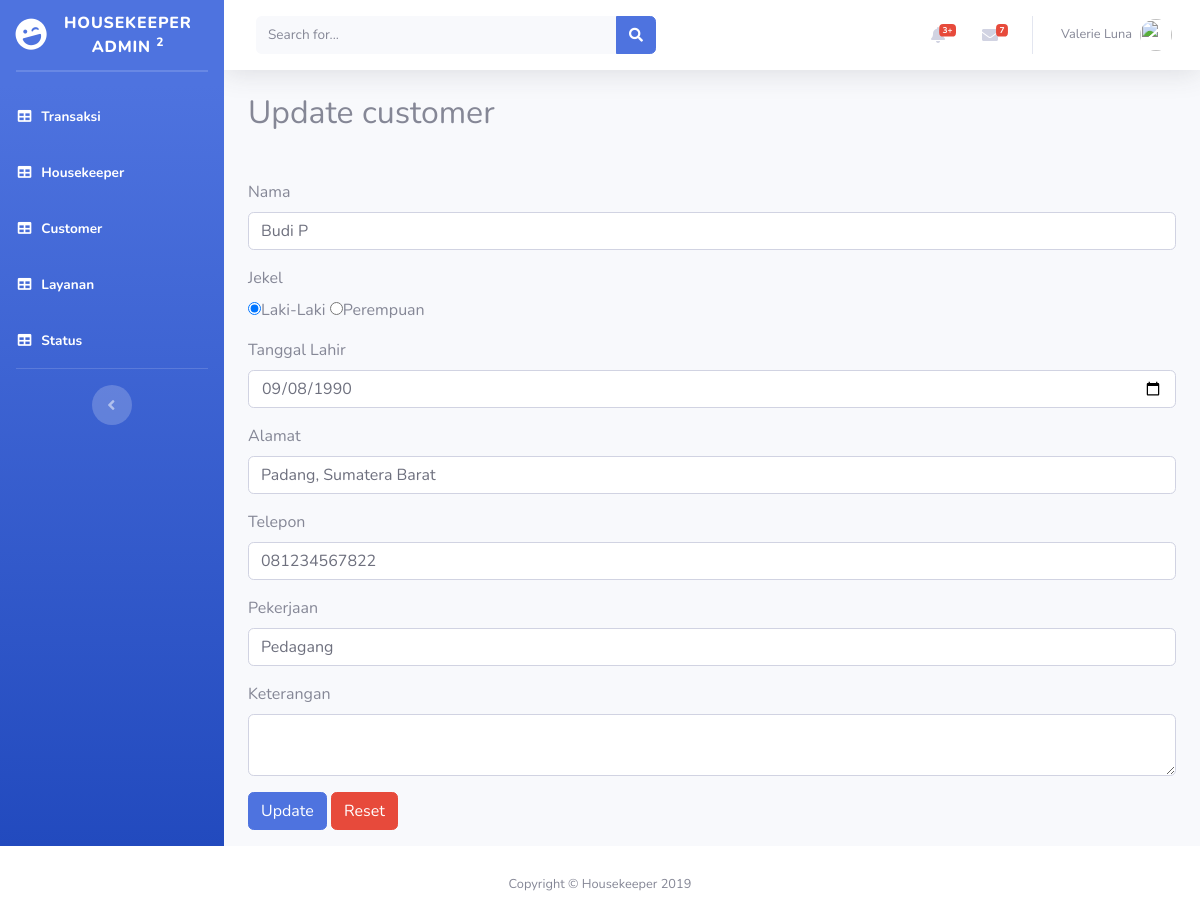
The page /admin/customer.php?p=customer&page=update&idcustomer=2 on the database its author committed.
### tables this page shows
CREATE TABLE `customer` (
  `idcustomer` int(11) NOT NULL,
  `nama` varchar(100) NOT NULL,
  `jekel` char(1) NOT NULL,
  `ttl` date NOT NULL,
  `alamat` varchar(100) NOT NULL,
  `telp` varchar(12) NOT NULL,
  `pekerjaan` varchar(100) NOT NULL,
  `keterangan` varchar(100) NOT NULL
);

### admin/customer.php (the view, shortened to what this page needs)
<?php include 'header.php' ?>
<body id="page-top">
  <div id="wrapper">
     <?php include 'sidebar.php'?>
    <div id="content-wrapper" class="d-flex flex-column">
      <div id="content">
      <?php include 'topbar.php'?>
        <div class="container-fluid">
          <?php
        $page = isset($_GET['page'])?$_GET['page']:'list';
        switch ($page) {
      ?>
        <?php
          case 'update':
          include('koneksi.php');
          $ambil = mysqli_query($koneksi,"select * from customer where idcustomer='$_GET[idcustomer]'");
          $data = mysqli_fetch_array($ambil);
        ?>
        <h2>Update customer</h2>
        <form class="form-group mt-5" method="post" action="proses_customer.php?aksi=ubah&idcustomer=<?php echo $data['idcustomer']?>">
    <div class="form-group">
			<label>Nama</label>
			<input type="text" class="form-control" name="nama" value="<?php  echo $data['nama'];?>">
			</div>
			 <div class="form-group">
			<label>Jekel</label><br>
			<input type="radio" name="jekel" value="L"<?php echo $data['jekel']=='L'? 'checked':''?>>Laki-Laki
      <input type="radio" name="jekel" value="P"<?php echo $data['jekel']=='P'? 'checked':''?>>Perempuan
			</div>
      <div class="form-group">
			<label>Tanggal Lahir</label>
			<input type="date" class="form-control"  name="ttl" value="<?php  echo $data['ttl'];?>">
			</div>
      <div class="form-group">
			<label>Alamat</label>
			<input type="text" class="form-control"  name="alamat" value="<?php  echo $data['alamat'];?>">
			</div>
      <div class="form-group">
			<label>Telepon</label>
			<input type="text" class="form-control"  name="telp" value="<?php  echo $data['telp'];?>">
			</div>
      <div class="form-group">
			<label>Pekerjaan</label>
			<input type="text" class="form-control"  name="pekerjaan" value="<?php  echo $data['pekerjaan'];?>">
			</div>
      <div class="form-group">
			<label>Keterangan</label>
			<textarea type="text" class="form-control"  name="keterangan" value="<?php  echo $data['keterangan'];?>"></textarea>
			</div>
		  <div class="form-group">
			 <input type="submit" name="update" value="Update" class="btn btn-primary">
			 <input type="reset" name="reset" value="Reset" class="btn btn-danger">
		</div>
        </form>
        <?php
          break;
          }
        ?>
              </div>
            </div>
          </div>
        </div>
      <?php include 'footer.php'?>
</body>
</html>

### rows shown on the page
customer: nama "Budi P", jekel "☑", ttl "09/08/1990", alamat "Padang, Sumatera Barat", telp "081234567822", pekerjaan "Pedagang"
